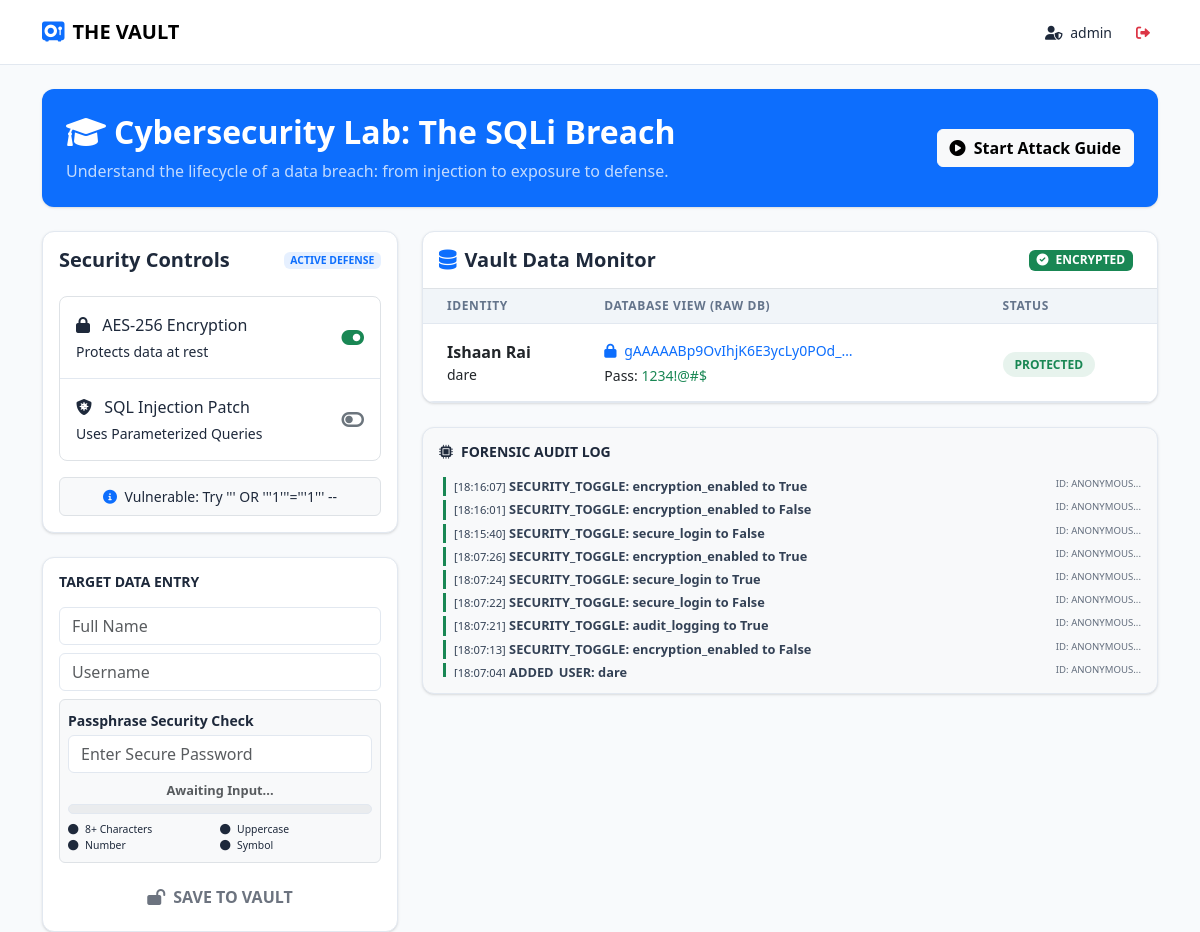
Page / (signed in) on the earlier database version.
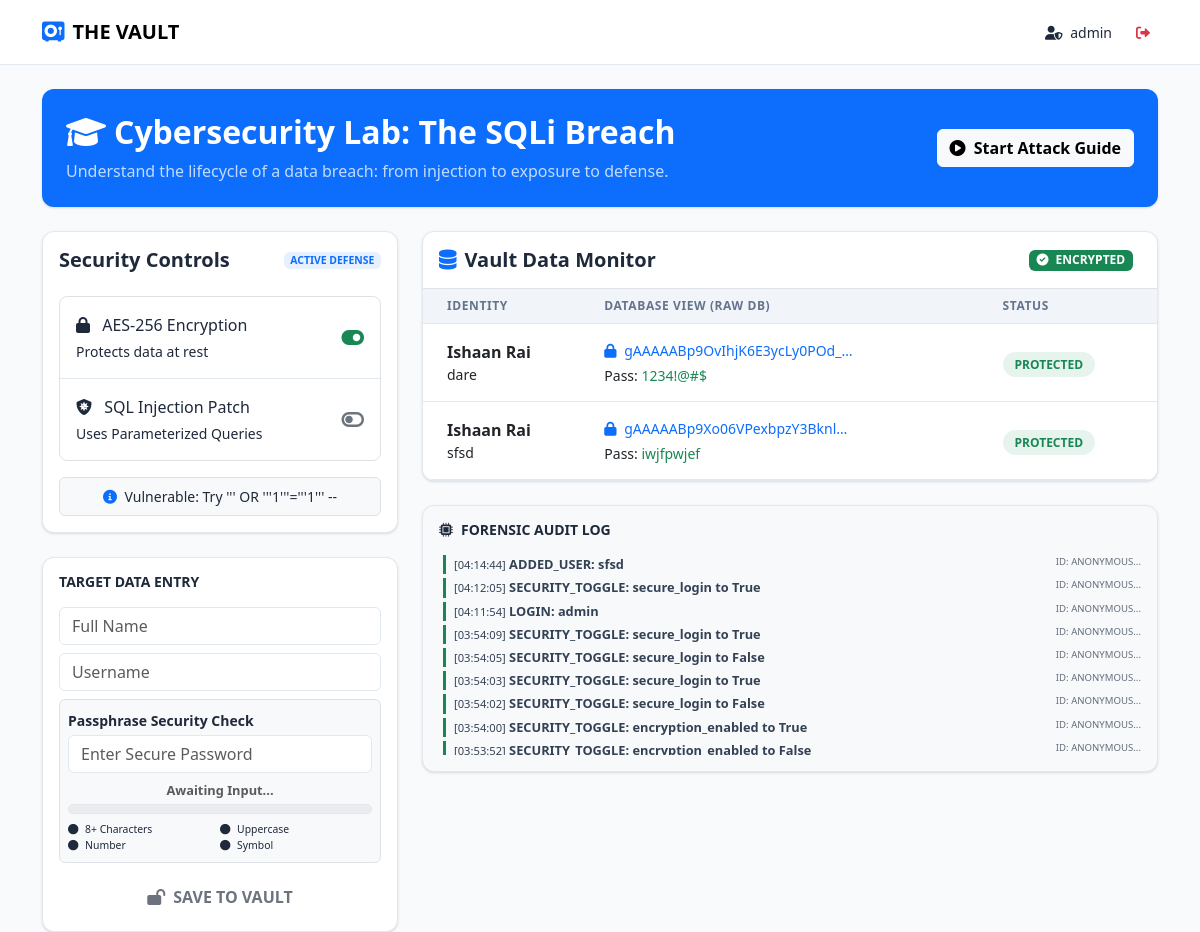
Same page on the later database version.
### database_setup.py (models this page shows)
class ConfidentialUser(db.Model):
    id = db.Column(db.Integer, primary_key=True)
    name = db.Column(db.String(255), nullable=False)
    username = db.Column(db.String(255), nullable=False)
    password = db.Column(db.String(255), nullable=False)

class AuditLog(db.Model):
    id = db.Column(db.Integer, primary_key=True)
    timestamp = db.Column(db.DateTime, server_default=db.func.now())
    action = db.Column(db.String(255), nullable=False)
    user_identity = db.Column(db.String(255)) # Encrypted
    status = db.Column(db.String(50)) # Success/Failure

### app.py (the view)
@app.route('/')
def index():
    if 'user_id' not in session:
        return redirect(url_for('login'))
    users = ConfidentialUser.query.all()
    logs = AuditLog.query.order_by(AuditLog.timestamp.desc()).limit(10).all()
    display_users = []
    for u in users:
        display_users.append({
            "id": u.id,
            "name": decrypt_data(u.name) if SECURITY_SETTINGS["encryption_enabled"] else u.name,
            "username": decrypt_data(u.username) if SECURITY_SETTINGS["encryption_enabled"] else u.username,
            "password": decrypt_data(u.password) if SECURITY_SETTINGS["encryption_enabled"] else u.password,
            "encrypted_name_demo": u.name # Keep raw version for side-by-side comparison
        })
    return render_template('index.html',
                           users=display_users,
                           logs=logs,
                           security=SECURITY_SETTINGS,
                           logged_in=session.get('user_id'))

### security_engine.py (called while the page is built)
def decrypt_data(encrypted_data):
    if not encrypted_data: return None
    try:
        return cipher_suite.decrypt(encrypted_data.encode()).decode()
    except Exception:
        return "[DECRYPTION_FAILED]"

### templates/index.html (shortened to what the changed rows need)
<!DOCTYPE html>
<html lang="en">
<head>
    <link href="https://cdn.jsdelivr.net/npm/bootstrap@5.3.0/dist/css/bootstrap.min.css" rel="stylesheet">
    <link href="https://cdnjs.cloudflare.com/ajax/libs/font-awesome/6.0.0/css/all.min.css" rel="stylesheet">
</head>
<body>
    <div class="container mt-4">
        <div class="card bg-primary text-white p-4 mb-4 border-0 shadow-lg">
            <div class="row align-items-center">
                <div class="col-md-8">
                    <h2 class="fw-bold mb-2"><i class="fas fa-graduation-cap me-2"></i>Cybersecurity Lab: The SQLi Breach</h2>
                </div>
            </div>
        </div>
    </div>
    <div class="container">
        <div class="row">
            <div class="col-lg-8">
                <div class="card mb-4 overflow-hidden">
                    <div class="p-0">
                        <table class="table table-hover mb-0">
                            <thead>
                                <tr>
                                    <th class="ps-4">Identity</th>
                                    <th>Database View (Raw DB)</th>
                                    <th>Status</th>
                                </tr>
                            </thead>
                            <tbody>
                                {% for user in users %}
                                <tr class="align-middle">
                                    <td class="ps-4 py-3">
                                        <div class="fw-bold">{{ user.name }}</div>
                                        <div class="small text-dim">{{ user.username }}</div>
                                    </td>
                                    <td>
                                        <div class="text-truncate {{ '''text-primary''' if security.encryption_enabled else '''text-danger fw-bold''' }} small" style="max-width: 250px;">
                                            <i class="fas {{ '''fa-lock''' if security.encryption_enabled else '''fa-unlock''' }} me-1"></i>
                                            {{ user.encrypted_name_demo }}
                                        </div>
                                        <div class="mt-1 small">
                                            <span class="text-dim">Pass:</span>
                                            <span class="{{ '''text-success''' if security.encryption_enabled else '''text-danger fw-bold''' }}">
                                                {{ user.password }}
                                            </span>
                                        </div>
                                    </td>
                                    <td>
                                        <span class="security-status {{ '''bg-success bg-opacity-10 text-success''' if security.encryption_enabled else '''bg-danger bg-opacity-10 text-danger''' }}">
                                            {{ "PROTECTED" if security.encryption_enabled else "VULNERABLE" }}
                                        </span>
                                    </td>
                                </tr>
                                {% endfor %}
                            </tbody>
                        </table>
                    </div>
                </div>
                <div class="card p-3 bg-light">
                    <div class="log-container" style="max-height: 200px; overflow-y: auto;">
                        {% for log in logs %}
                        <div class="log-entry mb-1 border-start border-3 {{ '''border-success''' if log.status == '''SUCCESS''' else '''border-danger''' }} ps-2 ms-1">
                            <span class="text-dim small">[{{ log.timestamp.strftime('''%H:%M:%S''') }}]</span>
                            <span class="fw-bold">{{ log.action }}</span>
                            <span class="text-dim opacity-75 small float-end" style="font-size: 0.6rem;">ID: {{ log.user_identity[:16] }}...</span>
                        </div>
                        {% endfor %}
                    </div>
                </div>
            </div>
        </div>
    </div>
</body>
</html>

Differences in the rows shown:
no longer on this page (row unchanged): AuditLog: timestamp "18:16:07", action "SECURITY_TOGGLE: encryption_enabled to True", user_identity "ANONYMOUS"
no longer on this page (row unchanged): AuditLog: timestamp "18:16:01", action "SECURITY_TOGGLE: encryption_enabled to False", user_identity "ANONYMOUS"
no longer on this page (row unchanged): AuditLog: timestamp "18:15:40", action "SECURITY_TOGGLE: secure_login to False", user_identity "ANONYMOUS"
no longer on this page (row unchanged): AuditLog: timestamp "18:07:26", action "SECURITY_TOGGLE: encryption_enabled to True", user_identity "ANONYMOUS"
no longer on this page (row unchanged): AuditLog: timestamp "18:07:24", action "SECURITY_TOGGLE: secure_login to True", user_identity "ANONYMOUS"
no longer on this page (row unchanged): AuditLog: timestamp "18:07:22", action "SECURITY_TOGGLE: secure_login to False", user_identity "ANONYMOUS"
no longer on this page (row unchanged): AuditLog: timestamp "18:07:21", action "SECURITY_TOGGLE: audit_logging to True", user_identity "ANONYMOUS"
no longer on this page (row unchanged): AuditLog: timestamp "18:07:13", action "SECURITY_TOGGLE: encryption_enabled to False", user_identity "ANONYMOUS"
no longer on this page (row unchanged): AuditLog: timestamp "18:07:04", action "ADDED_USER: dare", user_identity "ANONYMOUS"
added ConfidentialUser: name "Ishaan Rai", username "sfsd", encrypted_name_demo "gAAAAABp9Xo06VPexbpzY3Bknl…", password "iwjfpwjef", encryption_enabled "PROTECTED"
added AuditLog: timestamp "04:14:44", action "ADDED_USER: sfsd", user_identity "ANONYMOUS"
added AuditLog: timestamp "04:12:05", action "SECURITY_TOGGLE: secure_login to True", user_identity "ANONYMOUS"
added AuditLog: timestamp "04:11:54", action "LOGIN: admin", user_identity "ANONYMOUS"
added AuditLog: timestamp "03:54:09", action "SECURITY_TOGGLE: secure_login to True", user_identity "ANONYMOUS"
added AuditLog: timestamp "03:54:05", action "SECURITY_TOGGLE: secure_login to False", user_identity "ANONYMOUS"
added AuditLog: timestamp "03:54:03", action "SECURITY_TOGGLE: secure_login to True", user_identity "ANONYMOUS"
added AuditLog: timestamp "03:54:02", action "SECURITY_TOGGLE: secure_login to False", user_identity "ANONYMOUS"
added AuditLog: timestamp "03:54:00", action "SECURITY_TOGGLE: encryption_enabled to True", user_identity "ANONYMOUS"
added AuditLog: timestamp "03:53:52", action "SECURITY_TOGGLE: encryption_enabled to False", user_identity "ANONYMOUS"
